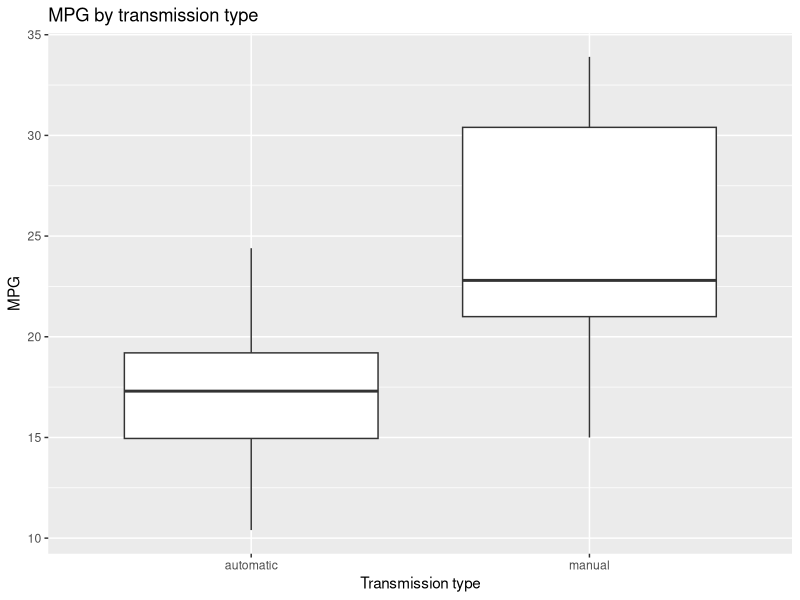
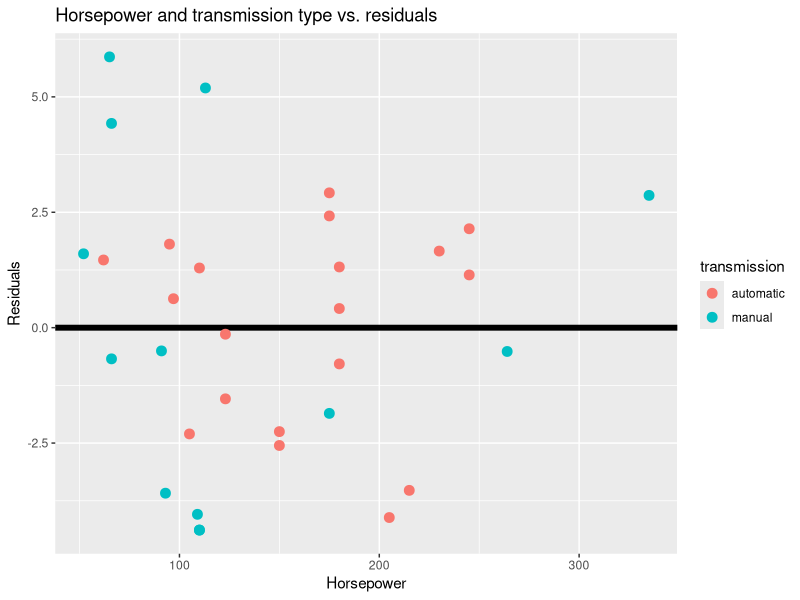

R code for these plots, in order:
## ---- chunk 1
library(knitr) # package load has to be included, otherwise, knitr returns error
options(width = 100)
opts_chunk$set(echo = TRUE, message = F, error = F, warning = F, comment = NA, fig.align = 'center', dpi = 100, tidy = F, cache.path = '.cache/', fig.path = 'fig/')

options(xtable.type = 'html')
knit_hooks$set(inline = function(x) {
  if(is.numeric(x)) {
    round(x, 2) # changed rounding option to 2 digits, by default was :
      # round(x, getOption('digits'))
  } else {
    paste(as.character(x), collapse = ', ')
  }
})
# not sure what the purpose of the chunk below is
# knit_hooks$set(plot = knitr:::hook_plot_html)
runif(1)
## ---- chunk 2
library(lmtest)
library(dplyr, warn.conflicts = FALSE)
library(ggplot2)
## ---- chunk 3
mtcars <- mtcars %>%
mutate(am = factor(am, levels = c(0,1), labels = c("automatic", "manual")))
## ---- chunk 4
fit <- lm(mpg ~ am, data = mtcars)
summary(fit)$coef
## ---- chunk 5
t(with(mtcars, data.frame(
    absoluteCorrelation = round(c(abs(cor(mpg,disp)), abs(cor(mpg,hp)), abs(cor(mpg,drat)),
        abs(cor(mpg,wt)),abs(cor(mpg,qsec))),2),
    row.names = c("disp", "hp", "drat", "wt", "qsec")
    )
))
## ---- chunk 6
fit2 <- lm(mpg ~ am + wt, data = mtcars)
t(summary(fit2)$coef)[1,]
# summary(fit2)$r.square
## ---- chunk 7
fit3 <- lm(mpg ~ am + disp, data = mtcars)
t(summary(fit3)$coef)[1,]
# summary(fit3)$r.square
## ---- chunk 8
fit4 <- lm(mpg ~ am + hp, data = mtcars)
summary(fit4)$coef
# summary(fit4)$r.square
## ---- chunk 9
confint(fit4, dimnames(summary(fit4)$coef)[[1]])
## ---- chunk 10
p <- ggplot(mtcars, aes(am, mpg))
p <- p + geom_boxplot()
p <- p + ggtitle("MPG by transmission type") + xlab("Transmission type") + ylab("MPG")
p
## ---- chunk 11
g <- ggplot(data.frame(x = mtcars$hp, y = resid(fit4), transmission = mtcars$am), 
           aes(x = x, y = y, colour = transmission))
g <- g + geom_hline(yintercept = 0, size = 2); 
g <- g + geom_point(size = 3)
g <- g + xlab("Horsepower") + ylab("Residuals") + ggtitle("Horsepower and transmission type vs. residuals")
g
